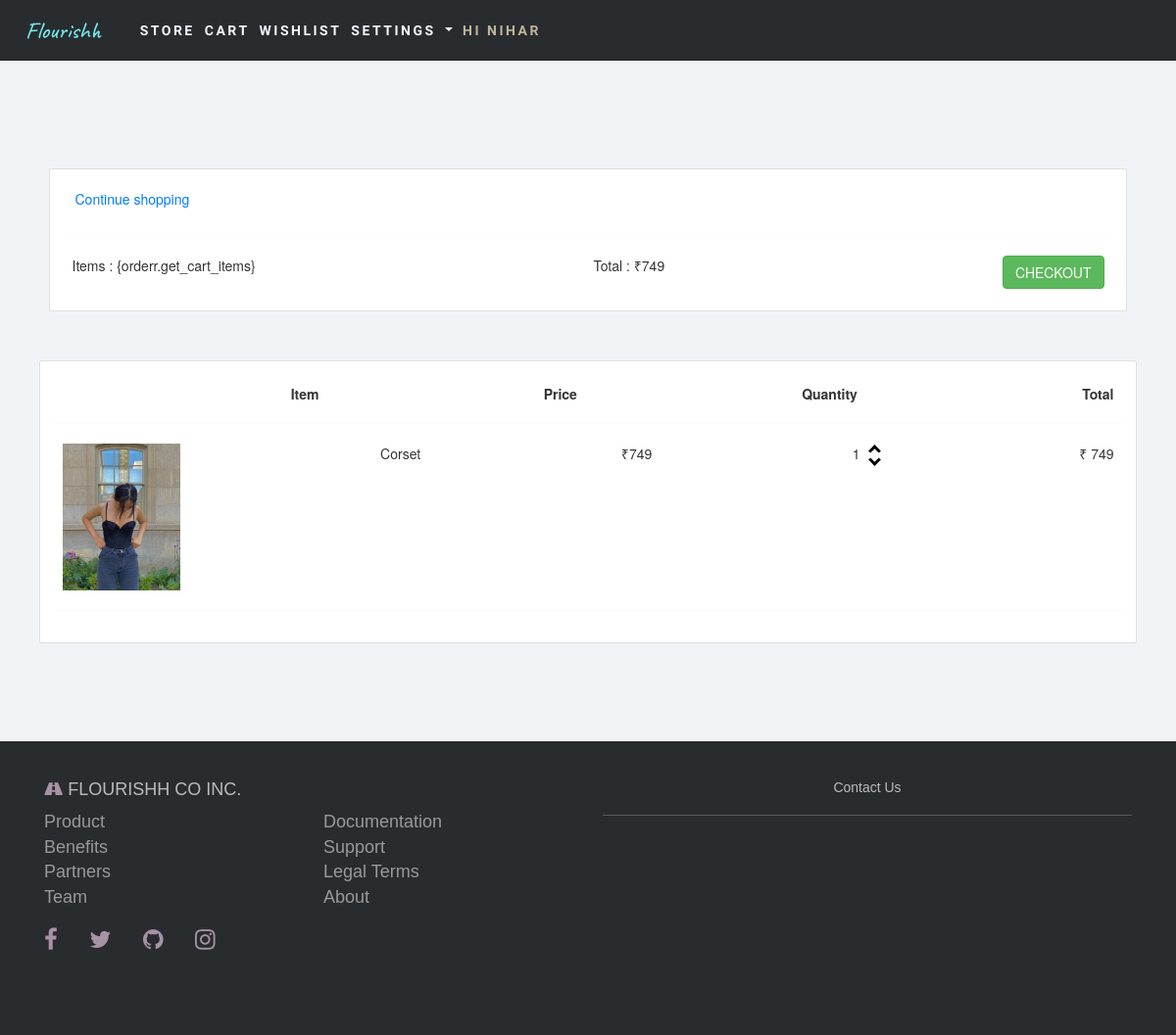
The page /cart/ (signed in) on the database as committed earlier.
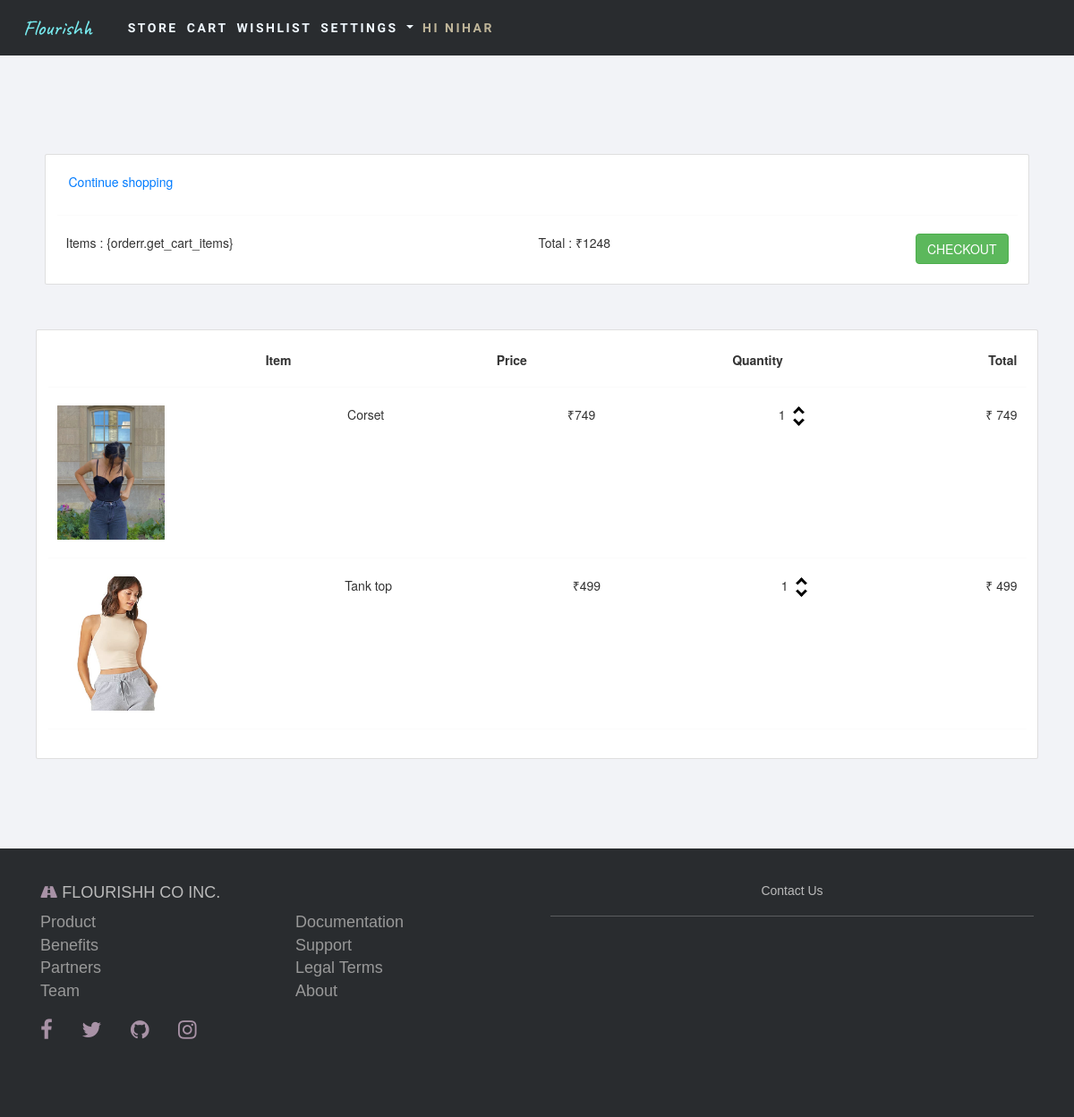
The same page on the database as committed later.
### app/models.py (models this page shows, shortened)
class Order(models.Model):
    customer = models.ForeignKey(Customer, null= True, blank = True, on_delete=models.SET_NULL)
    orderdate = models.DateTimeField(auto_now_add=True)
    complete = models.BooleanField(default=False)
    transaction_id = models.CharField(max_length=40, null=True)
    @property
    def get_cart_total(self):
        orderitems = self.orderitem_set.all()
        total = sum([item.get_total for item in orderitems])
        return total

class OrderItem(models.Model):
    product = models.ForeignKey(Product, null=True, on_delete=models.SET_NULL)
    order = models.ForeignKey(Order, null=True, on_delete=models.SET_NULL)
    quantity = models.IntegerField(default=0, blank=True, null=True)
    orderitemdate = models.DateTimeField(auto_now_add=True)
    @property
    def get_total(self):
        total = self.product.price * self.quantity
        return total

class Product(models.Model):
    item = models.CharField(null=True, max_length= 200)
    image = models.ImageField(blank=True, null=True)
    price = models.IntegerField(null = True)
    sale = models.ForeignKey(Carousel, null=True, blank=True, on_delete=models.CASCADE, related_name="sale")
    brand = models.ForeignKey(Brand, null=True, blank=True, on_delete=models.CASCADE, related_name="brand")
    saleprice = models.IntegerField(null = True, blank=True)
    TAG_CHOICES = ((True, 'Women'), (False, 'Men'))
    tag = models.BooleanField(choices = TAG_CHOICES, null=None, default=True)
    instocknumber = models.IntegerField(null=True)
    availability = models.BooleanField(null=True)
    color = models.CharField(null=True, max_length= 20)
    @property
    def imageURL(self):
        try:
            url = self.image.url
        except:
            url = ''
        return url

### app/views.py (the view)
# urls.py: path('cart/', views.cart, name='cart'),
def cart(request):
    if request.user.is_authenticated:
        customer = request.user.customer
        orderr, created = Order.objects.get_or_create(customer=customer, complete=False) #order number obtained
        items = orderr.orderitem_set.all() #obtained the ordered items for that order number
    else:
        items=[]
        orderr = {'get_cart_total':0, 'get_cart_items':0}
    context = {'items': items, 'orderr': orderr}
    return render(request, 'cart.html', context)

### app/templates/cart.html (shortened to what this page needs)
{% include 'main.html' %}
{% load static %}
<link rel="stylesheet" type="text/css" href="{% static 'css/allstyle.css' %}">
<link rel="stylesheet" href="https://maxcdn.bootstrapcdn.com/bootstrap/3.4.1/css/bootstrap.min.css">
{% block content %}
<body>
    <div class="card" style="margin: 50px;">
        <div class="card-body">
            <a href="{% url 'store' %}">
            <button type="button" class="btn btn-outline-primary">Continue shopping</button>
            </a>
            <hr>
            <div class="rows" style="display: flex; flex-direction: row; justify-content: space-between; margin: 10px;">
                    <div class="element">
                        Items : {orderr.get_cart_items}
                    </div>
                    <div class="element">
                        Total : ₹{{orderr.get_cart_total}}
                    </div>
                    <div class="element">
                        <a href = "{% url 'checkout' %}">
                        <button type="button" class="btn btn-success">CHECKOUT</button>
                        </a>
                    </div>
            </div>
        </div>
      </div>
      <div class="card" style="margin: 40px;">
        <strong>
        <div class="card-body">
            <div class="rows" style="display: flex; flex-direction: row; justify-content: space-between; margin: 10px;">
                <div class="element">
                </div>
                <div class="element">
                    Item
                </div>
                <div class="element">
                    Price
                </div>
                <div class="element">
                    Quantity
                </div>
                <div class="element">
                    Total
                </div>
            </div>
        </strong>
            <hr>
            {% for item in items %}
            <div class="rows" style="display: flex; flex-direction: row; justify-content: space-between; margin: 10px;">
                <div class="element">
                    <img src="{{item.product.imageURL}}" alt="img" height="150px" width="120px">
                </div>
                <div class="element">
                    {{item.product.item}}
                </div>
                <div class="element">
                    ₹{{item.product.price}}
                </div>
                <div class="element" style="display: flex; flex-direction:row;">
                    <div style="margin-right: 10px;">
                        {{item.quantity}}
                    </div>
                    <div class="icons" style="display: flex; flex-direction:column; margin-top: 3px;">
                        <i class="arrow up"></i>
                        <i class="arrow down"></i>
                    </div>
                </div>
                <div class="element">
                    ₹ {{item.get_total}}
                </div>
            </div>
            <hr>
            {% endfor %}
       </div>
</body>
{% include 'footer.html' %}
{% endblock content %}

Rows that differ between the two databases and show on the page:
computed for Order: get_cart_total "749" → "1248"
added OrderItem: product.imageURL (picture), product.item "Tank top", product.price "499", quantity "1", get_total "499"
